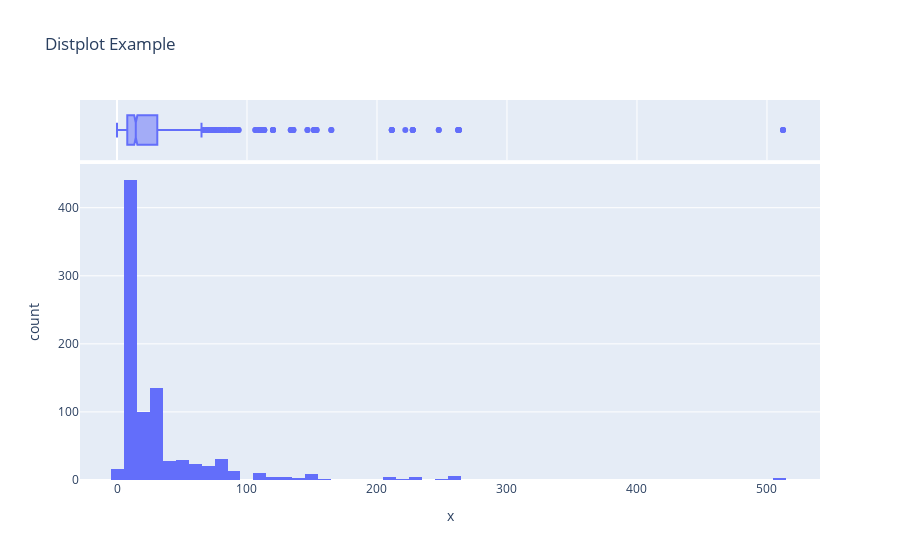

The cell this chart's notebook holds for it:
### Markdown cell above
A "distplot" is a distribution plot used to visualize the distribution of a univariate dataset. It combines elements of a histogram and a kernel density estimate (KDE) plot to provide a comprehensive view of the data's distribution, including its central tendency and spread. Distplots are commonly used to explore the shape of a dataset and identify patterns such as bimodality or skewness.

To create a distplot using Plotly Express, you can use the px.histogram function with the marginal parameter set to "rug" or "box" to display a KDE curve or a box plot along with the histogram. Here's an example:

### Code cell
import plotly.express as px

# Sample data (replace with your own dataset)
data = titanic.fare

# Create a distplot
fig = px.histogram(data, x=data, marginal="box", title="Distplot Example")

# Show the plot
fig.show()

### Figure 1 — Plotly figure (JSON) as saved in the notebook; plotly's stock layout.template omitted (floating-point values rounded to 4 significant figures; data arrays with more than 128 entries replaced by an {"elided": "..."} marker saying what was removed)
{"data": [{"alignmentgroup": "True", "bingroup": "x", "hovertemplate": "x=%{x}<br>count=%{y}<extra></extra>", "legendgroup": "", "marker": {"color": "#636efa", "pattern": {"shape": ""}}, "name": "", "offsetgroup": "", "orientation": "v", "showlegend": false, "type": "histogram", "x": {"elided": "891 float values"}, "xaxis": "x", "yaxis": "y"}, {"alignmentgroup": "True", "hovertemplate": "x=%{x}<extra></extra>", "legendgroup": "", "marker": {"color": "#636efa"}, "name": "", "notched": true, "offsetgroup": "", "showlegend": false, "type": "box", "x": {"elided": "891 float values"}, "xaxis": "x2", "yaxis": "y2"}], "layout": {"autosize": true, "barmode": "relative", "legend": {"tracegroupgap": 0}, "title": {"text": "Distplot Example"}, "xaxis": {"anchor": "y", "autorange": true, "domain": [0, 1], "range": [-28.46, 540.8], "title": {"text": "x"}, "type": "linear"}, "xaxis2": {"anchor": "y2", "autorange": true, "domain": [0, 1], "matches": "x", "range": [-28.46, 540.8], "showgrid": true, "showticklabels": false, "type": "linear"}, "yaxis": {"anchor": "x", "autorange": true, "domain": [0, 0.8316], "range": [0, 464.2], "title": {"text": "count"}}, "yaxis2": {"anchor": "x2", "autorange": true, "domain": [0.8416, 1], "matches": "y2", "range": [-0.5, 0.5], "showgrid": false, "showline": false, "showticklabels": false, "ticks": "", "type": "category"}}}
